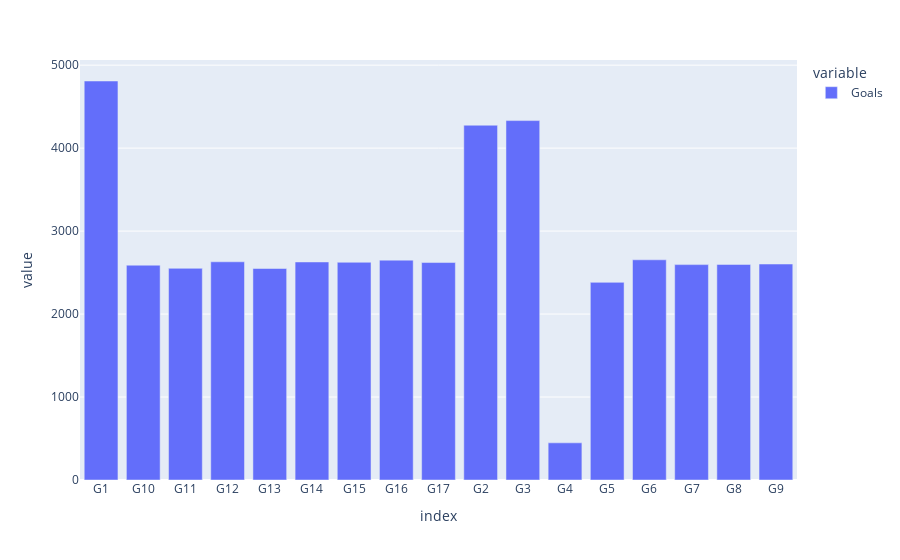

The cell this chart's notebook holds for it:
### Code cell
fig = px.bar(pd.DataFrame(dt['Goals'].apply(lambda x: eval(x)).explode().value_counts().sort_index()))
fig.show()

### Figure 1 — Plotly figure (JSON) as saved in the notebook; plotly's stock layout.template omitted (floating-point values rounded to 4 significant figures)
{"data": [{"alignmentgroup": "True", "hovertemplate": "variable=Goals<br>index=%{x}<br>value=%{y}<extra></extra>", "legendgroup": "Goals", "marker": {"color": "#636efa"}, "name": "Goals", "offsetgroup": "Goals", "orientation": "v", "showlegend": true, "textposition": "auto", "type": "bar", "x": ["G1", "G10", "G11", "G12", "G13", "G14", "G15", "G16", "G17", "G2", "G3", "G4", "G5", "G6", "G7", "G8", "G9"], "xaxis": "x", "y": [4809, 2589, 2551, 2630, 2549, 2628, 2624, 2650, 2621, 4276, 4332, 448, 2382, 2654, 2596, 2598, 2603], "yaxis": "y"}], "layout": {"barmode": "relative", "legend": {"title": {"text": "variable"}, "tracegroupgap": 0}, "margin": {"t": 60}, "xaxis": {"anchor": "y", "domain": [0, 1], "title": {"text": "index"}}, "yaxis": {"anchor": "x", "domain": [0, 1], "title": {"text": "value"}}}}
